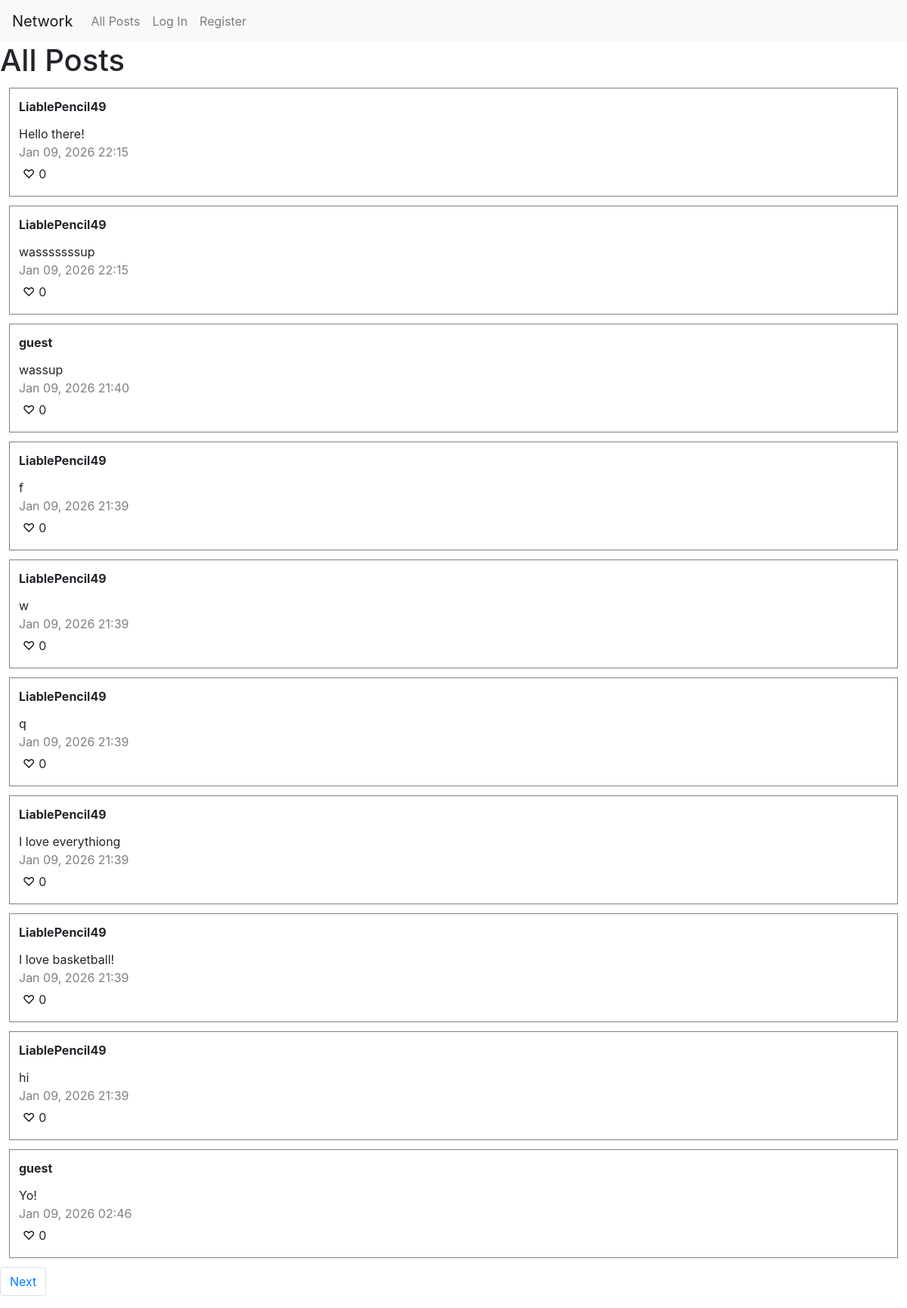
Before: / with the older database file.
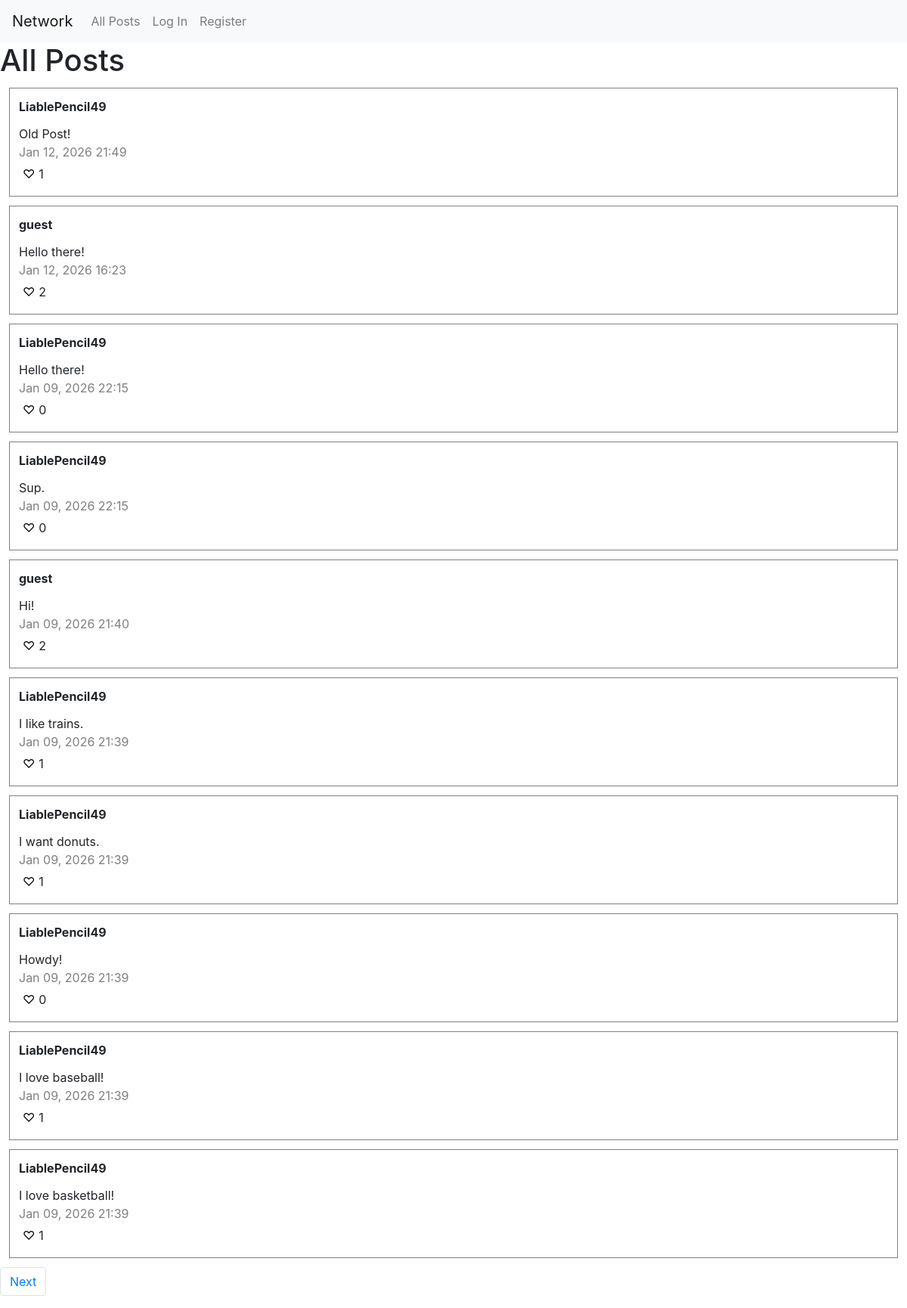
After: the same page with the newer database file.
### network/models.py (models this page shows)
class Post(models.Model):
    creator = models.ForeignKey(User, on_delete=models.CASCADE, related_name="posts")
    content = models.TextField(max_length=2000)
    timestamp = models.DateTimeField(auto_now_add=True)

class User(AbstractUser):
    pass

### network/views.py (the view)
# urls.py: path("", views.index, name="index"),
def index(request):
    posts = Post.objects.select_related("creator").order_by("-timestamp")
    try:
        liked = []
        for post in posts:
            if Like.objects.filter(liker=request.user, post=post).exists():
                liked.append(post)
    except TypeError:
        liked = None
    page_number = request.GET.get('page')
    page = pagination(posts, page_number)
    return render(request, "network/index.html", { "page": page, "liked": liked })

### network/views.py (called while the page is built)
def pagination(posts, page_number):
    paginator = Paginator(posts, 10)
    try:
        page = paginator.page(page_number)
    except PageNotAnInteger:
        page = paginator.page(1)
    except EmptyPage:
        page = paginator.page(paginator.num_pages)
    return page

### network/templates/network/index.html (shortened to what this page needs)
{% extends "network/layout.html" %}
{% block body %}
<h1>All Posts</h1>
<div class="posts">
    {% for post in page %}
        <div class="post">
            <strong><a class="username" href="{% url 'profile' username=post.creator.username %}">{{ post.creator.username }}</a></strong>
            <p id="content-{{ post.id }}">{{ post.content }}</p>
            <p id="timestamp">{{ post.timestamp|date:"M d, Y H:i" }}</p>
                <button data-post-id="{{ post.id }}" class="{% if post in liked %}filled heart{% else %}heart{% endif %}">{% if post in liked %}&#9829;{% else %}&#9825;{% endif %}</button><span id="likes-{{ post.id }}">{{ post.likes.count }}</span>
        </div>
    {% empty %}
        <p>No posts yet.</p>
    {% endfor %}
</div>
<ul class="pagination">
    {% if page.has_next %}
    <li class="page-item"><a class="page-link" href="?page={{ page.next_page_number }}">Next</a></li>
    {% endif %}
</ul>
{% endblock %}

Changed rows visible on the page:
no longer on this page (row unchanged): Post: creator.username "LiablePencil49", content "hi", timestamp "Jan 09, 2026 21:39", likes.count "0"
no longer on this page (row unchanged): Post: creator.username "guest", content "Yo!", timestamp "Jan 09, 2026 02:46", likes.count "0"
added Post: creator.username "LiablePencil49", content "Old Post!", timestamp "Jan 12, 2026 21:49", likes.count "1"
added Post: creator.username "guest", content "Hello there!", timestamp "Jan 12, 2026 16:23", likes.count "2"
changed Post: content "wasssssssup" → "Sup."
changed Post "Jan 09, 2026 21:40": content "wassup" → "Hi!"; likes.count "0" → "2"
changed Post: content "f" → "I like trains."; likes.count "0" → "1"
changed Post: content "w" → "I want donuts."; likes.count "0" → "1"
changed Post: content "q" → "Howdy!"
changed Post: content "I love everythiong" → "I love baseball!"; likes.count "0" → "1"
computed for Post "I love basketball!": likes.count "0" → "1"
